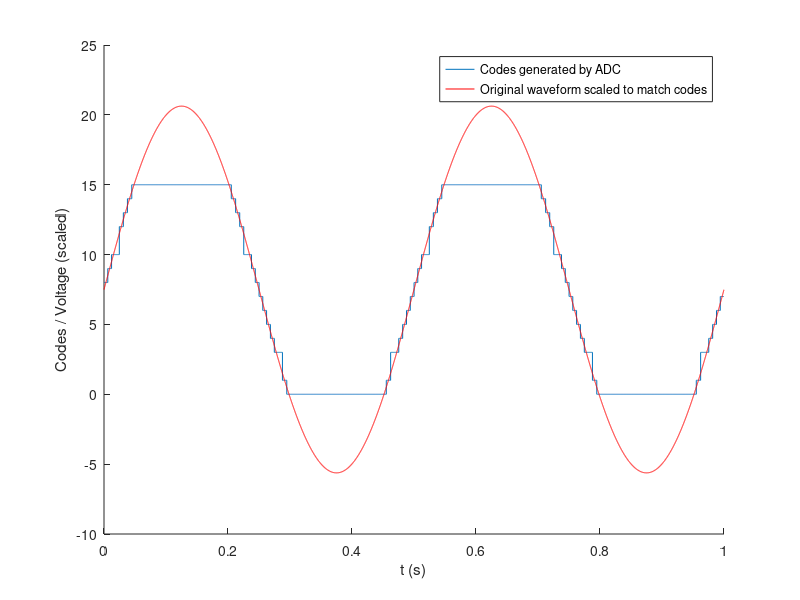

Reproduce this figure in MATLAB. (Note: this script raises an error after producing the figure.)
%% Integral and Differential Non Linearity of ADC
% Example for algorithm INL-DNL
%
% INL-DNL is an algorithm for estimating Integral and Differential Non-Linearity of an ADC. ADC has
% to sample a pure sine wave. To estimate all transition levels the amplitude of the sine wave
% should overdrive the full range of the ADC by at least 120%. If not so, non estimated transition
% levels will be assumed to be 0 and the results may be less accurate. As an input ADC codes are
% required.';
%
% See also 'Virosztek, T., Pálfi V., Renczes B., Kollár I., Balogh L., Sárhegyi
% A., Márkus J., Bilau Z. T., ADCTest project site: http://www.mit.bme.hu/projects/adctest 2000-2014';

%% Generate sample data
% Suppose a sine wave of nominal frequency 10 Hz and nominal amplitude 1.5 V is sampled by ADC with
% bit resolution of 4 and full range of 1 V. First quantity |bitres| with number of bits of
% resolution of the ADC is prepared and put into input data structure |DI|.
DI = [];
DI.bitres.v = 4;
%%
% Waveform is constructed. Amplitude is selected to overload the ADC.
t=[0:1/1e4:1-1/1e4];
Anom = 3.5; fnom = 2; phnom = 0;
wvfrm = Anom*sin(2*pi*fnom*t + phnom);
%%
% Next ADC code values are calculated. It is simulated by quantization and scaling of the sampled
% waveform. In real measurement code values can be obtained directly from the ADC. Suppose ADC range
% is -2..2.
codes = wvfrm;
rmin = -2; rmax = 2;
levels = 2.^DI.bitres.v - 1;
codes(codes<rmin) = rmin;
codes(codes>rmax) = rmax;
codes = round((codes-rmin)./(rmax-rmin).*levels);
%%
% Now lets introduce ADC error. Instead of generating code 2 ADC erroneously generates
% code 3 and instead of 11 it generates 10.
codes(codes==2) = 3;
codes(codes==11) = 10;
codes = codes + min(codes);
%%
% Create quantity |codes| and plot a figure with sampled sine wave and codes.
DI.codes.v = codes;
figure
hold on
stairs(t, codes);
wvfrm = (wvfrm - rmin)./(rmax-rmin).*levels;
plot(t, wvfrm, '-r');
xlabel('t (s)')
ylabel('Codes / Voltage (scaled)');
legend('Codes generated by ADC','Original waveform scaled to match codes');
hold off

%% Call algorithm 
% Apply INL algorithm to the input data |DI|.
DO = qwtb('INL-DNL', DI);

%%
% Plot results of integral non-linearity. One can clearly observe defects on codes 3 and
% 11.
figure
plot(DO.INL.v, '-x');
xlabel('Transition levels')
ylabel('INL (k)')
%%
% Plot results of differential non-linearity. One can clearly observe defects on transitions 2-3 and
% 10-11.
figure
plot(DO.DNL.v, '-x');
xlabel('Code bins')
ylabel('DNL (k)')
